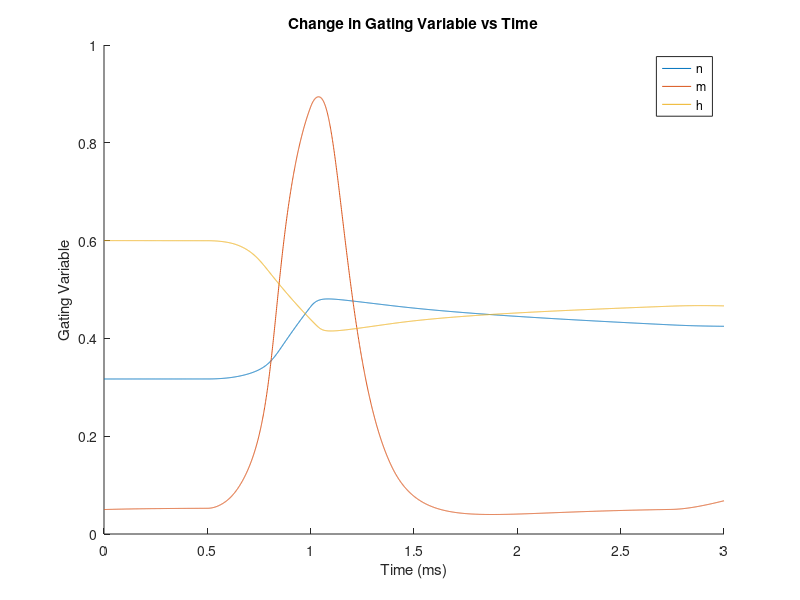
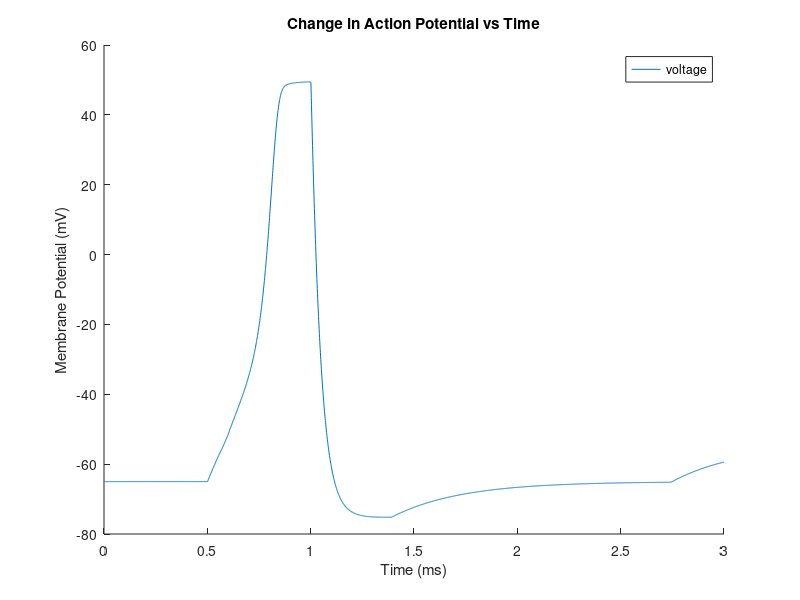
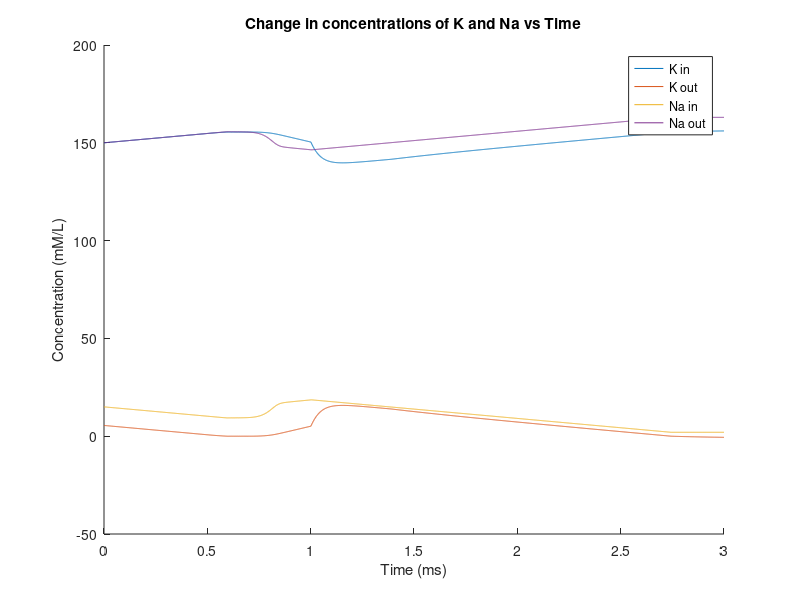

The MATLAB script that drew these images, in order:
% hw3_ex4_whsolo_sorhom.m
% Will Solow and Skye Rhomberg
% CS346 - Spring 2020
% HW3 - HH simulations

% This code simulates the HH Model with the Na-K pump, graphing V, m,
% n, and h with respect to time. It also simulates the concentrations of K
% and Na inside and out of the membrane, and controls the Na-K pump to
% on/off accordingly. In contrast to ex3, we simulate the model with the
% Na gates to close at 50mV and the K gates to open at 50mV. 

% TO RUN: Press F5

% simulation length and change in time (in seconds)
sim_length = 3;
dt = .001;
num_iterations = sim_length/dt;

% default is that both channels start as closed - 0 is closed, 1 is open
% used to keep track if the voltage gated channels are open to control
% current
Na_On = 0;
K_On = 0;
% used to turn pump on and off. 0 is off, 1 is on default starts at on as
% initial concentrations are in desired range.
P_On = 1;

% Initializing constants
I_max = 15;
I = 0; % applied current
C_M = .1; % capacitance

% initial voltage and gating probabilities
V_init = -65; % action potential (mV)
n_init = .317; % potassium activation gating probability
m_init = .05; % sodium activation gating probability
h_init = .6; % sodium inactivation gating probability

% initial concentrations of Na and K 
Na_in_init = 15;
Na_out_init = 150;
K_in_init = 150;
K_out_init = 5.5;

% Gating constants. Controls when the gates open and close based on the
% voltage
Na_open = -55;
Na_close = 50;
K_open = 50;

% displacements from equilibrium potential K: potassium, Na: sodium, L: leakage
% used in calculating the currents of K, Na, and L
V_K = -77;
V_Na = 50;
V_L = -54.4;

% conductance constants K: potassium, Na: sodium, L: leakage
% used in caculating the currents of K, Na, and L
g_K  = 36;
g_Na = 120;
g_L  = .3;

% assign initial values to voltage and gate constants
t(1) = 0;
V(1) = V_init;
n(1) = n_init;
m(1) = m_init;
h(1) = h_init;

% assign initial values to concentrations
K_in(1) = K_in_init;
K_out(1) = K_out_init;
Na_in(1) = Na_in_init;
Na_out(1) = Na_out_init;

% calculating opening and closing rate constants
% used in calculating the probablities of a gate being open for 
% n, m, and h, the gates of K, Na, and L
a_n = @(V) .01  * (V+55) / (1 - exp(-(V+55) / 10));
a_m = @(V) .1   * (V+40) / (1 - exp(-(V+40) / 10));
a_h = @(V) .07  *               exp(-(V+65) / 20) ;
b_n = @(V) .125 *               exp(-(V+65) / 80) ;
b_m = @(V) 4    *               exp(-(V+65) / 18) ;
b_h = @(V) 1             / (1 + exp(-(V+35) / 10));

% calculating rate of change of n, m, and h (gating variables)
dNdt = @(V, n, m, h) a_n(V) * (1-n) - b_n(V) * n;
dMdt = @(V, n, m, h) a_m(V) * (1-m) - b_m(V) * m;
dHdt = @(V, n, m, h) a_h(V) * (1-h) - b_h(V) * h;

% calculating currents of K, NA, and L
% used in the model to compute change in voltage
% K channel only on when voltage is greater
% logical operator implements gating, returns 1 if gate is open, 0 if
% closed. Leakage has no gating as it is always open
I_K  = @(V, n) g_K  * n^4 *(V-V_K);
I_Na = @(V, m, h) g_Na  * m^3 * h * (V-V_Na);
I_L  = @(V) g_L * (V-V_L);
% pump constant, counteracts initial value of I_L
I_P = g_L * (V_init-V_L);

% calculating rate of change of voltage based on currents
dVdt = @(V, n, m, h, I, Na_On, K_On, P_On) (I - K_On*I_K(V,n) - Na_On*I_Na(V,m,h) - ...
    I_L(V) + P_On*I_P) / C_M;

% used to calculate the change in concentrations of K and Na
% for K, calculating positive change of concentration outside
% for Na, calcualting positive change of concentration outside

dKdt = @(V, n, K_On, P_On) -I_K(V,n)*K_On - I_L(V) - 2*P_On*I_P;
dNadt = @(V, m, h, Na_On, P_On) -I_Na(V,m,h)*Na_On + 3*P_On*I_P;

% when to start and end the current
curr_start = .5;
curr_length = .5;
curr_end = curr_start + curr_length;

% simulation loop
for i=1:num_iterations
    % update time
    t(i+1)= i * dt;
    
    % compute RK4 estimations
    % del 1 estimates
    dV1 = dVdt(V(i)      , n(i)      , m(i)      , h(i)      , I, Na_On, ...
        K_On, P_On)*dt;
    dN1 = dNdt(V(i)      , n(i)      , m(i)      , h(i)      )*dt;
    dM1 = dMdt(V(i)      , n(i)      , m(i)      , h(i)      )*dt;
    dH1 = dHdt(V(i)      , n(i)      , m(i)      , h(i)      )*dt;
    dK1 = dKdt(V(i)      , n(i)                  , K_On, P_On)*dt;
    dNa1=dNadt(V(i)      , m(i)      , h(i)      , Na_On,P_On)*dt;
    
    % del 2 estimates
    dV2 = dVdt(V(i)+dV1/2, n(i)+dN1/2, m(i)+dM1/2, h(i)+dH1/2, I, Na_On, ...
        K_On, P_On)*dt;
    dN2 = dNdt(V(i)+dV1/2, n(i)+dN1/2, m(i)+dM1/2, h(i)+dH1/2)*dt;
    dM2 = dMdt(V(i)+dV1/2, n(i)+dN1/2, m(i)+dM1/2, h(i)+dH1/2)*dt;
    dH2 = dHdt(V(i)+dV1/2, n(i)+dN1/2, m(i)+dM1/2, h(i)+dH1/2)*dt;
    dK2 = dKdt(V(i)+dV1/2, n(i)+dN1/2            , K_On, P_On)*dt;
    dNa2=dNadt(V(i)+dV1/2, m(i)+dM1/2, h(i)+dH1/2, Na_On, P_On)*dt;
    
    %del 3 estimates
    dV3 = dVdt(V(i)+dV2/2, n(i)+dN2/2, m(i)+dM2/2, h(i)+dH2/2, I, Na_On, ...
        K_On, P_On)*dt;
    dN3 = dNdt(V(i)+dV2/2, n(i)+dN2/2, m(i)+dM2/2, h(i)+dH2/2)*dt;
    dM3 = dMdt(V(i)+dV2/2, n(i)+dN2/2, m(i)+dM2/2, h(i)+dH2/2)*dt;
    dH3 = dHdt(V(i)+dV2/2, n(i)+dN2/2, m(i)+dM2/2, h(i)+dH2/2)*dt;
    dK3 = dKdt(V(i)+dV2/2, n(i)+dN2/2            , K_On, P_On)*dt;
    dNa3=dNadt(V(i)+dV2/2, m(i)+dM2/2, h(i)+dH2/2, Na_On, P_On)*dt;
    
    % del 4 estimates
    dV4 = dVdt(V(i)+dV3  , n(i)+dN3  , m(i)+dM3  , h(i)+dH3  , I, Na_On, ...
        K_On, P_On)*dt;
    dN4 = dNdt(V(i)+dV3  , n(i)+dN3  , m(i)+dM3  , h(i)+dH3  )*dt;
    dM4 = dMdt(V(i)+dV3  , n(i)+dN3  , m(i)+dM3  , h(i)+dH3  )*dt;
    dH4 = dHdt(V(i)+dV3  , n(i)+dN3  , m(i)+dM3  , h(i)+dH3  )*dt;
    dK4 = dKdt(V(i)+dV3  , n(i)+dN3              , K_On, P_On)*dt;
    dNa4=dNadt(V(i)+dV3  , m(i)+dM3  , h(i)+dH3  , Na_On, P_On)*dt;
    
    % compute value at next time step
    V(i+1) = V(i) + (dV1 + 2*dV2 + 2*dV3 + dV4)/6;
    n(i+1) = n(i) + (dN1 + 2*dN2 + 2*dN3 + dN4)/6;
    m(i+1) = m(i) + (dM1 + 2*dM2 + 2*dM3 + dM4)/6;
    h(i+1) = h(i) + (dH1 + 2*dH2 + 2*dH3 + dH4)/6;
    
    % compute change in concentrations at next time step
    K_in(i+1) = K_in(i) + (dK1 + 2*dK2 + 2*dK3 + dK4)/6;
    K_out(i+1) = K_out(i) - (dK1 + 2*dK2 + 2*dK3 + dK4)/6;
    Na_in(i+1) = Na_in(i) + (dNa1 + 2*dNa2 + 2*dNa3 + dNa4)/6;
    Na_out(i+1) = Na_out(i) - (dNa1 + 2*dNa2 + 2*dNa3 + dNa4)/6;
    
    % start/end current pulse
    I = (i*dt > curr_start & i*dt < curr_end) * I_max;
    
    % check to see if Na and K gates are open/closed
    % Voltage is above base threshold and below max, Ka channel not open
    Na_On = (V(i+1) > Na_open & V(i+1) < Na_close) & ~(K_On);
    % Voltage is above threshold or voltage is decreasing
    K_On = ((V(i+1) > K_open) | (V(i+1)-V(i) < 0));
    
    % turn pump on/off
    % on (1) if K conc outside and Na conc inside are both positive
    P_On = (K_out(i+1) > 0 & Na_in(i+1) > 0);
end

figure;
hold on;
title("Change in Gating Variable vs Time");
xlabel("Time (ms)");
ylabel("Gating Variable");
plot(t,n);
plot(t,m);
plot(t,h);
legend('n', 'm', 'h');

figure;
hold on;
title("Change in Action Potential vs Time");
xlabel("Time (ms)");
ylabel("Membrane Potential (mV)");
plot(t,V);
legend('voltage');

figure;
hold on;
title("Change in concentrations of K and Na vs Time");
xlabel("Time (ms)");
ylabel("Concentration (mM/L)");
plot(t,K_in);
plot(t,K_out);
plot(t,Na_in);
plot(t,Na_out);
legend('K in', 'K out', 'Na in', 'Na out');
